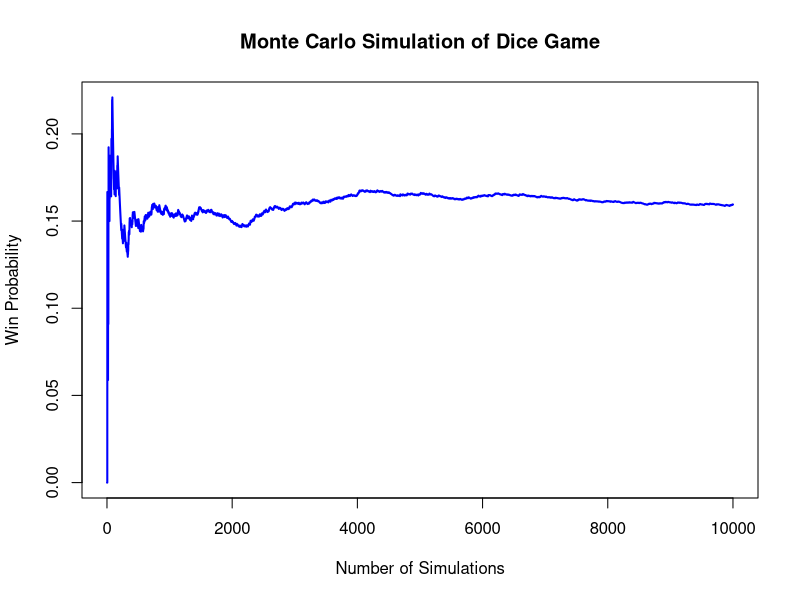

This figure's R source:
## ---- chunk 1
knitr::opts_chunk$set(echo = TRUE)
## ---- chunk 2
# Function to perform Monte Carlo simulation for a dice game
monte_carlo_dice_simulation <- function(rolls, simulations) {
  
  # Set seed for reproducibility
  set.seed(123)
  
  # Create matrix to store simulation results
  wins <- matrix(0, nrow = simulations, ncol = 1)
  
  # Perform Monte Carlo simulation
  for (i in 1:simulations) {
    # Simulate rolling two six-sided dice 'rolls' times
    dice_rolls <- sample(1:6, rolls, replace = TRUE) + sample(1:6, rolls, replace = TRUE)
    
    # Check if the sum is 7 for each roll
    wins[i,] <- sum(dice_rolls == 7) > 0
  }
  
  # Calculate the estimated probability of winning
  win_probability <- cumsum(wins) / seq_along(wins)
  
  return(win_probability)
}

# Set parameters for the simulation
rolls <- 1        # Number of dice rolls in each simulation
simulations <- 10000  # Number of simulations

# Run Monte Carlo simulation for the dice game
win_probability <- monte_carlo_dice_simulation(rolls, simulations)

# Plot the results
p <- plot(seq_along(win_probability), win_probability, type = "l", 
     xlab = "Number of Simulations", ylab = "Win Probability",
     main = "Monte Carlo Simulation of Dice Game",
     col = "blue", lwd = 2)
